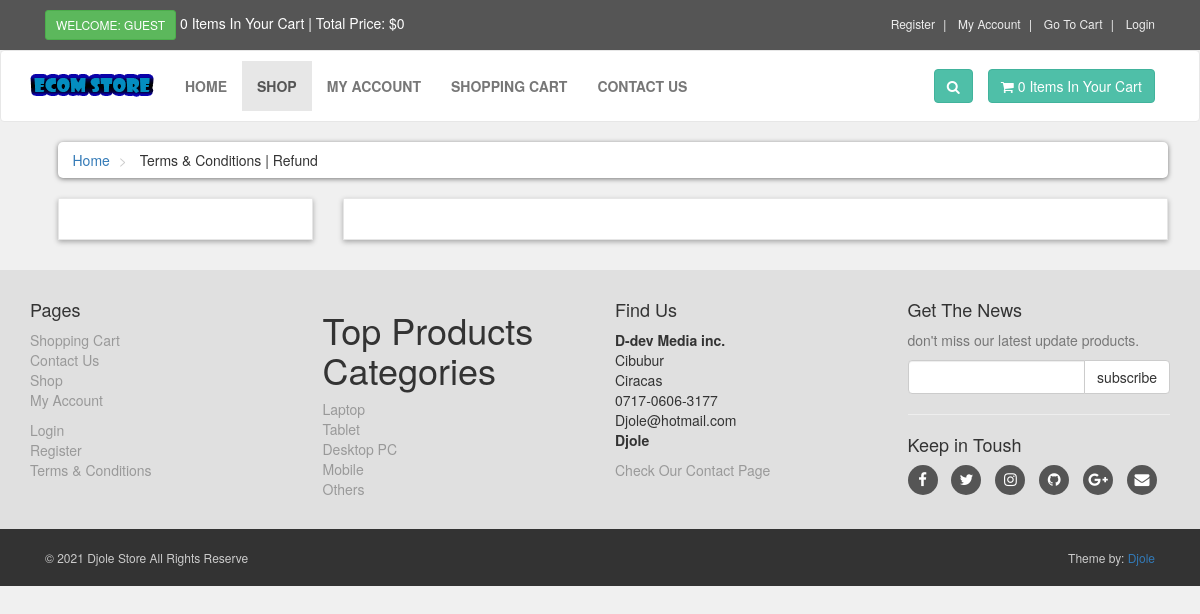
Page /terms.php on the earlier database version.
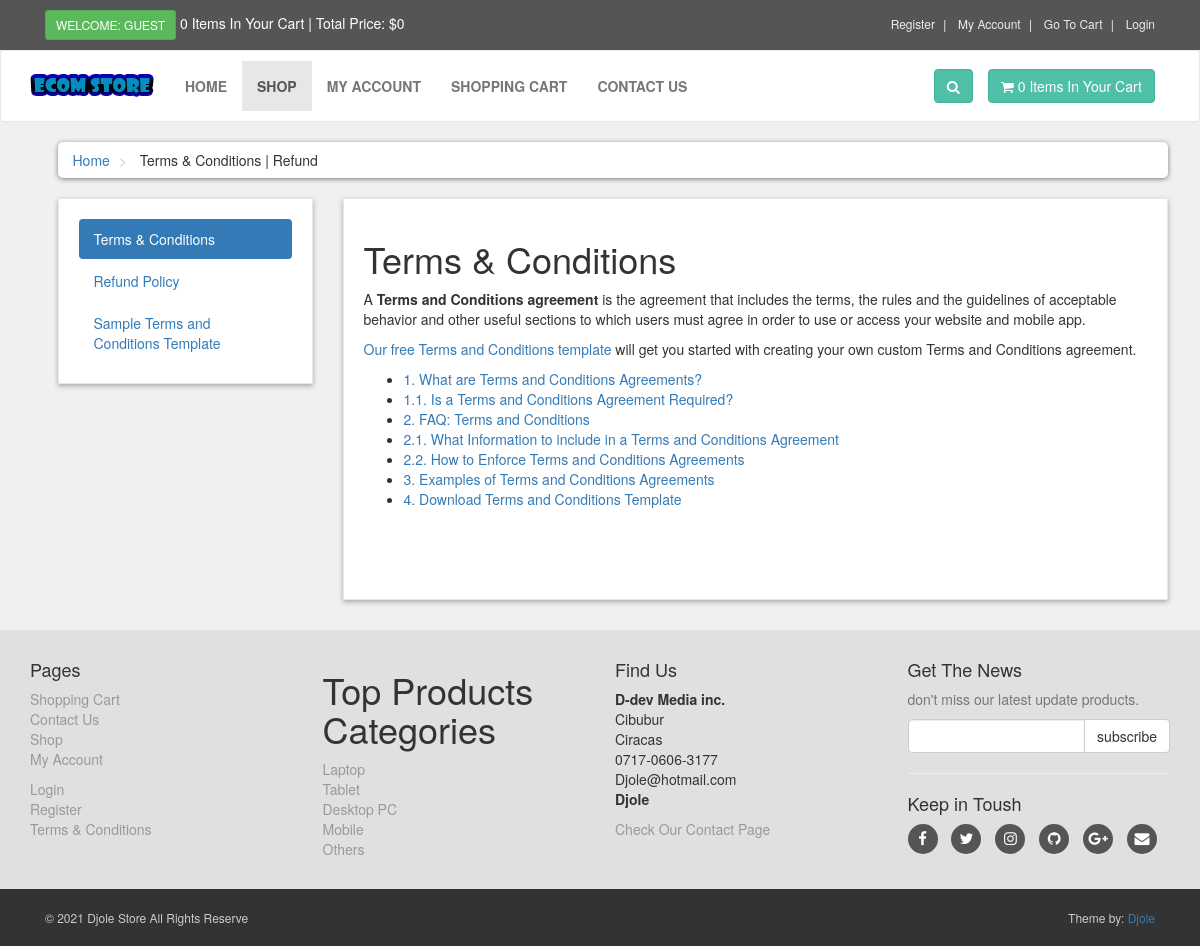
Same page on the later database version.
### tables this page shows
CREATE TABLE `product_categories` (
  `p_cat_id` int(10) NOT NULL,
  `p_cat_title` text NOT NULL,
  `p_cat_top` text NOT NULL,
  `p_cat_image` text NOT NULL
);

CREATE TABLE `terms` (
  `term_id` int(10) NOT NULL,
  `term_title` varchar(100) NOT NULL,
  `term_link` varchar(100) NOT NULL,
  `term_desc` text NOT NULL
);

### terms.php (the view, shortened to what the changed rows need)
<?php
    include("includes/header.php");
?>
   <div id="content">
       <div class="container">
            <div class="col-md-3">
                <div class="box">
                    <ul class="nav nav-pills nav-stacked">
                        <?php
                        $get_terms = "select * from terms LIMIT 0,1";
                        $run_terms = mysqli_query($con,$get_terms);
                        while($row_terms=mysqli_fetch_array($run_terms)){
                            $term_title = $row_terms['term_title'];
                            $term_link = $row_terms['term_link'];
                        ?>
                        <li class="active">
                            <a data-toggle="pill" href="#<?php echo $term_link; ?>">
                                <?php echo $term_title; ?>
                            </a>
                        </li>
                        <?php } ?>
                        <?php
                            $count_terms = "select * from terms";
                            $run_count_terms = mysqli_query($con,$count_terms);
                            $count = mysqli_num_rows($run_count_terms);
                            $get_terms = "select * from terms LIMIT 1,$count";
                            $run_terms = mysqli_query($con,$get_terms);
                            while($row_terms=mysqli_fetch_array($run_terms)){
                                $term_title = $row_terms['term_title'];
                                $term_link = $row_terms['term_link'];
                        ?>
                        <li>
                            <a data-toggle="pill" href="#<?php echo $term_link; ?>">
                                <?php echo $term_title; ?>
                            </a>
                        </li>
                        <?php } ?>
                    </ul>
                </div>
            </div>
            <div class="col-md-9">
                <div class="box">
                    <div class="tab-content">
                    <?php
                        $get_terms = "select * from terms LIMIT 0,1";
                        $run_terms = mysqli_query($con,$get_terms);
                        while($row_terms=mysqli_fetch_array($run_terms)){
                            $term_title = $row_terms['term_title'];
                            $term_desc = $row_terms['term_desc'];
                            $term_link = $row_terms['term_link'];
                    ?>
                        <div id="<?php echo $term_link; ?>" class="tab-pane fade in active">
                        <h1 class="tabTitle"><?php echo $term_title; ?></h1>
                        <p class="tabDesc"><?php echo $term_desc; ?></p>
                        </div>
                    <?php } ?>
                    </div>
                </div>
            </div>
       </div>
   </div>
   <?php
    include("includes/footer.php");
    ?>
</body>
</html>

### includes/footer.php (shortened to what the changed rows need)
<div id="footer">
    <div class="container">
        <div class="row">
            <div class="col-sm-6 col-md-3">
                 <h1>Top Products Categories</h1>
                <ul>
                <?php
                        $get_p_cats = "select * from product_categories";
                        $run_p_cats = mysqli_query($con,$get_p_cats);
                        while($row_p_cats=mysqli_fetch_array($run_p_cats)){
                            $p_cat_id = $row_p_cats['p_cat_id'];
                            $p_cat_title = $row_p_cats['p_cat_title'];
                            echo "
                                <li>
                                    <a href='shop.php?p_cat=$p_cat_id'>
                                        $p_cat_title
                                    </a>
                                </li>
                            ";
                        }
                ?>
                 </ul>
            </div>
        </div>
    </div>
</div>

Differences in the rows shown:
added terms: term_title "Terms & Conditions", term_desc "A Terms and Conditions agreement is the agreement that includes the terms, the rules and the guidelines of acceptable behavior and other useful sections to which users must agree in order to use or access your website and mobile app. Our free Terms and Conditions template will get you started with creating your own custom Terms and Conditions agreement. 1. What are Terms and Conditions Agreements? 1.1. Is a Terms and Conditions Agreement Required? 2. FAQ: Terms and Conditions 2.1. What Information to include in a Terms and Conditions Agreement 2.2. How to Enforce Terms and Conditions Agreements 3. Examples of Terms and Conditions Agreements 4. Download Terms and Conditions Template"
added terms: term_title "Refund Policy"
added terms: term_title "Sample Terms and Conditions Template"
